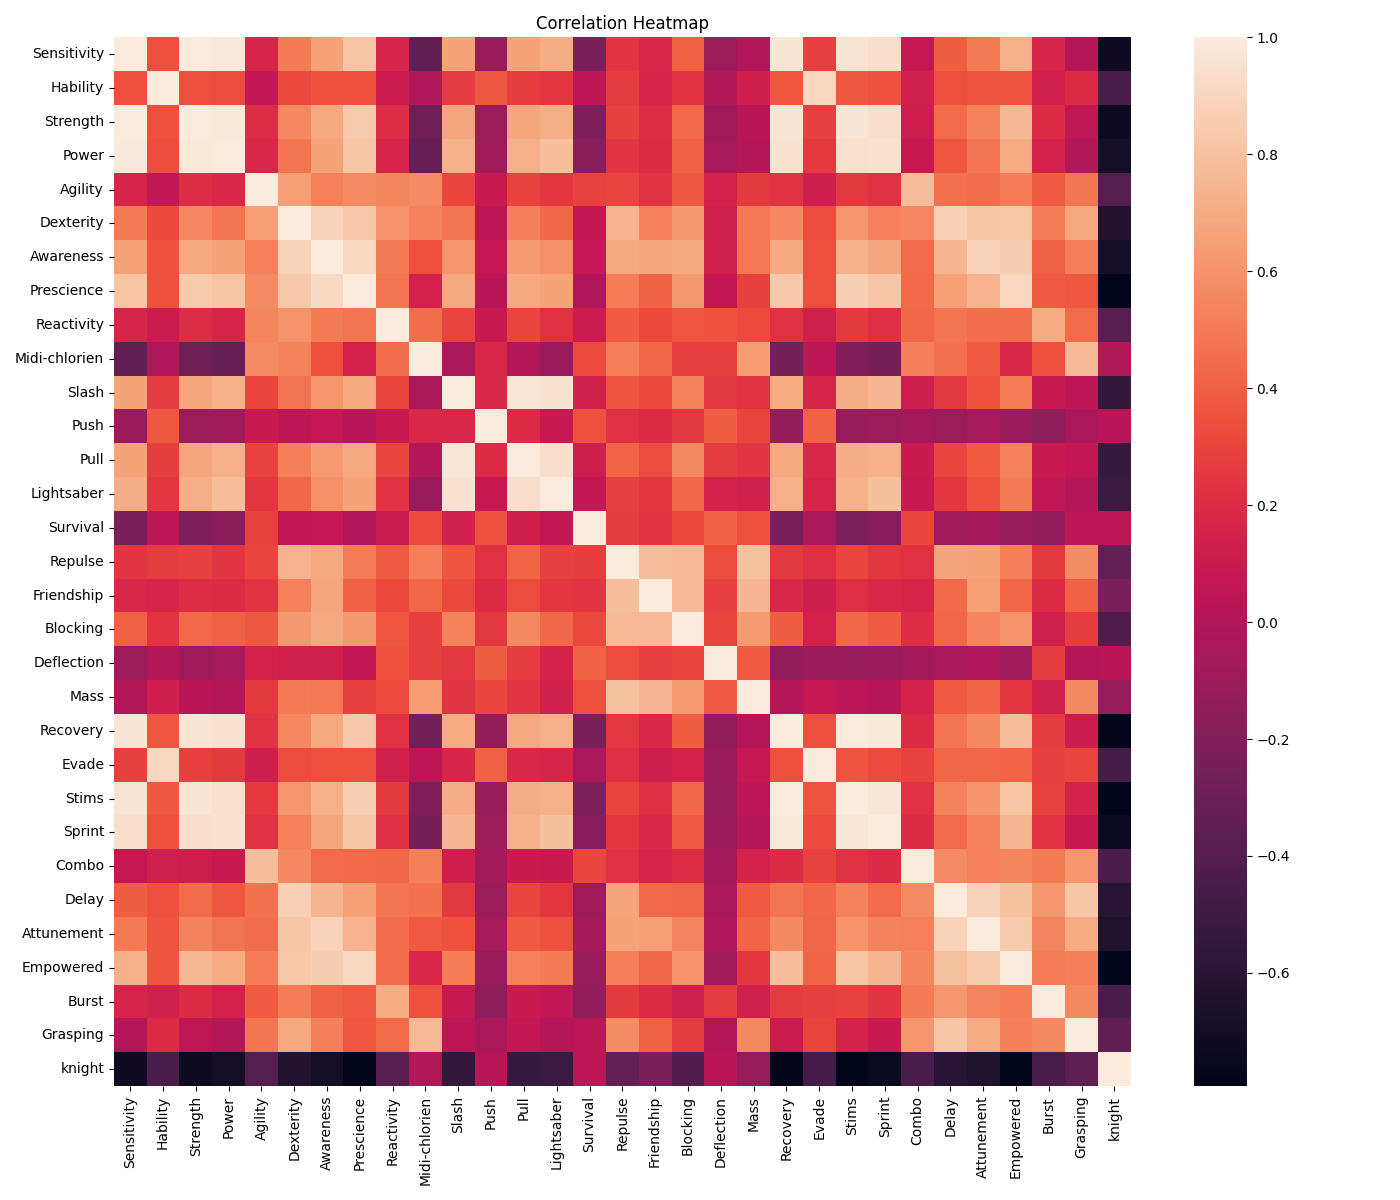

Generate this figure with Python:
import sys
import pandas as pd
import matplotlib.pyplot as plt
import seaborn as sns


def load(path: str) -> pd.DataFrame:
    try:
        df = pd.read_csv(path)
        return df
    except Exception as e:
        print(f"Error: {e}")
        return None


def main():
    df = load("../Train_knight.csv")
    if df is None:
        sys.exit(1)
    df['knight'] = df['knight'].map({'Jedi': 0, 'Sith': 1})

    corr = df.corr()

    plt.figure(figsize=(14, 12))
    sns.heatmap(corr)
    plt.title("Correlation Heatmap")
    plt.tight_layout()
    plt.savefig("Heatmap.png")


if __name__ == "__main__":
    main()
